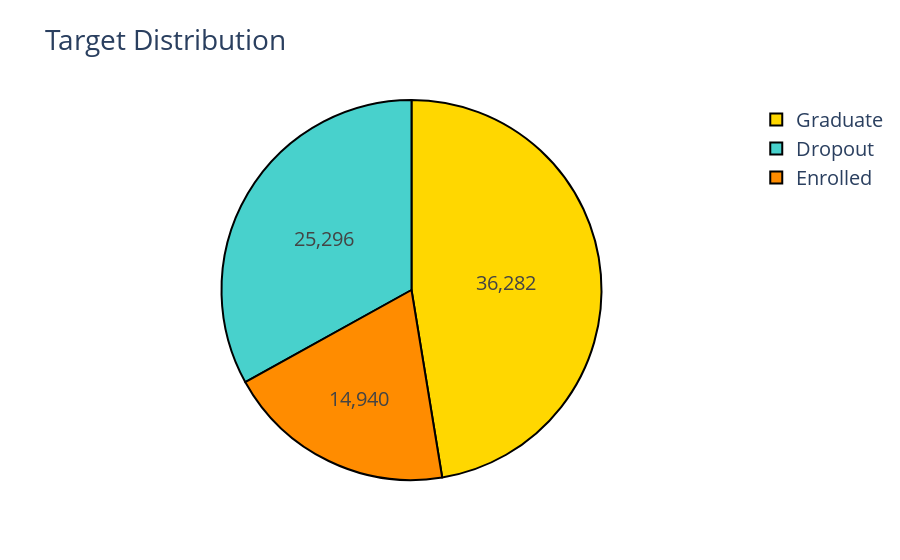

This figure's notebook cell:
### Code cell
import plotly.graph_objects as go
# Count the occurrences of each unique value in the Target column
target_counts = tr['Target'].value_counts()

# Extract labels and values for the pie chart
labels = target_counts.index.tolist()
values = target_counts.values.tolist()

# Define colors for the pie chart
colors = ['gold', 'mediumturquoise', 'darkorange', 'lightgreen']

# Create the pie chart
fig = go.Figure(data=[go.Pie(labels=labels, values=values)])
fig.update_traces(hoverinfo='label+percent', textinfo='value', textfont_size=20,
                  marker=dict(colors=colors, line=dict(color='#000000', width=2)))
fig.update_layout(title='Target Distribution', font=dict(size=20))

# Display the pie chart
fig.show()

### Figure 1 — Plotly figure (JSON) as saved in the notebook; plotly's stock layout.template omitted (floating-point values rounded to 4 significant figures)
{"data": [{"hoverinfo": "label+percent", "labels": ["Graduate", "Dropout", "Enrolled"], "marker": {"colors": ["gold", "mediumturquoise", "darkorange", "lightgreen"], "line": {"color": "#000000", "width": 2}}, "textfont": {"size": 20}, "textinfo": "value", "type": "pie", "values": [36282, 25296, 14940]}], "layout": {"font": {"size": 20}, "title": {"text": "Target Distribution"}}}
